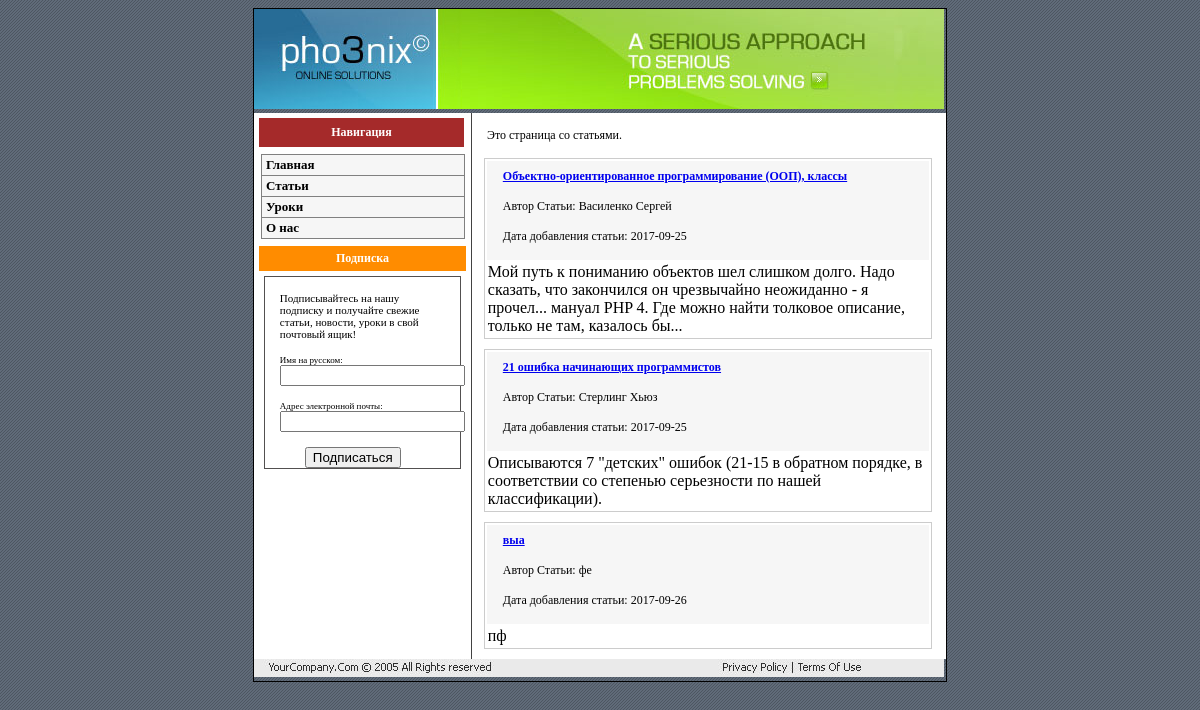
The app's page /articles.php with its own data.
### tables this page shows
CREATE TABLE `settings` (
  `id` int(2) NOT NULL,
  `page` varchar(255) NOT NULL,
  `title` varchar(255) NOT NULL,
  `meta_d` varchar(255) NOT NULL,
  `meta_k` varchar(255) NOT NULL,
  `text` text NOT NULL
);

CREATE TABLE `articles` (
  `id` int(2) NOT NULL,
  `title` varchar(255) NOT NULL,
  `date` date NOT NULL,
  `author` varchar(255) NOT NULL,
  `meta_d` varchar(255) NOT NULL,
  `meta_k` varchar(255) NOT NULL,
  `description` varchar(255) NOT NULL,
  `text` text NOT NULL
);

### articles.php (the view, shortened to what this page needs)
<?php
include("blocks/db.php");
$result = mysqli_query($db,"SELECT title,meta_d,meta_k,text FROM settings WHERE page='articles'");
$myrow=mysqli_fetch_array($result);
?>
<!doctype html>
<html lang="ru">
<head>
<link href="style.css" rel="stylesheet" type="text/css">
</head>
<body>
<table width="694"  align="center" cellpadding="0" cellspacing="0" class="main_border">
      <tbody>
      <?php include ("blocks/header.php"); ?>
      <tr bgcolor="#FFFFFF">
      <td>
		<table width="690" cellpadding="0" cellspacing="0" >
		  <tbody>
			<tr >
			<?php include ("blocks/lefttd.php"); ?>
			<td valign="top">
			  <?php echo $myrow['text']?>
		      <?php
	$result = mysqli_query($db,"SELECT *  FROM articles");
	$myrow=mysqli_fetch_array($result);
	do{
	printf ("
		<table  align='center' class='lesson_table'>
		        <tbody>
		          <tr>
		            <td class='lesson_title'><p class='lesson_name'>
					<a href='view_articles.php?id=%s'>%s</a></p>
					<p>Автор Статьи: %s </p>
					<p>Дата добавления статьи: %s </p>
					</td>
		            </tr>
		          <tr>
		            <td >%s</td>
		            </tr>
		          </tbody>
		  </table>",$myrow['id'],$myrow['title'],$myrow['author'],$myrow['date'],$myrow['description']);
	}
	while ($myrow=mysqli_fetch_array($result));
	?>
             </td>
	</tr>
    </tbody>
  </table>
  </td>
	  <?php include("blocks/footer.php"); ?>
 </tbody>
 </table>
</body>
</html>

### blocks/header.php
<tr>
<td width="690" height="100"><img src="gr/header.jpg" width="690" height="100" alt=""/></td>
</tr>

### blocks/lefttd.php
<td width="182" valign="top" class="left">
		<p align="center" class="title">Навигация</p>
		<div id="coolmenu">
			<a href="index.php">Главная</a>
			<a href="articles.php">Статьи</a>
			<a href="lessons.php">Уроки</a>
			<a href="contacts.php">О нас</a>
		</div>
		<p align="center" class="title_form">Подписка <br></p>
		 <div class="form" >
			<form name="form" action="">
			 <p class="form2"> Подписывайтесь на нашу подписку и получайте свежие статьи, новости, уроки в свой почтовый ящик!
			</p>
			<p> Имя на русском:
			 <input name="name" type="text" size="20" maxlength="40"></p>
			<p> Адрес электронной почты:
			 <input type="email" name="post" size="20"></p>
			 <input type="submit" name="submit" value="Подписаться" class="submit">
			 </form>
		</div>
</td>

### blocks/footer.php
<tr>
<td><img src="gr/footer.jpg" width="690" height="18" alt=""/></td></tr>

### style.css (style rules this page uses)
.main_border { border: 1px solid #000000; }
p { font-family: Verdana; font-size: 12px; margin: 15px; }
.left { border-color: #F6F6F6; border-right: 1px solid #424242; }
body { background-image: url('gr/bg.gif'); }
.title { background-color: brown; color: white; width:88%; margin: 5px; padding: 7px;font-weight: bold; }
#coolmenu { border: 1px solid gray; border-bottom-width: 0; width: 93%; background-color: #f6f6f6; margin:7px; }
#coolmenu a { font: bold 13px Verdana; padding: 2px; padding-left: 4px; display: block; width: 100%; color: #000000; text-decoration: none; border-bottom: 1px solid gray; }
html>body #coolmenu a { width: auto; }
p.title_form { background-color:darkorange; color: #ffffff; font-weight:bold; margin:5px; padding:5px; }
.form .form2 { font-size: 11px; }
.form { border: 1px solid #525050; width: 90%; margin:auto; }
.form p { font-size: 9px; }
.submit { align: center; margin-left:40px; }
.lesson_table { border: 1px solid #cccccc; width: 95%; margin-bottom: 10px; }
.lesson_title { background-color: #F6F6F6; }
.lesson_name { margin-top: 7px; margin-bottom: 7px; font-weight: bold; }

### records on screen
settings: text "Это страница со статьями."
articles: title "Объектно-ориентированное программирование (ООП), классы", author "Василенко Сергей", date "2017-09-25", description "Мой путь к пониманию объектов шел слишком долго. Надо сказать, что закончился он чрезвычайно неожиданно - я прочел... мануал PHP 4. Где можно найти толковое описание, только не там, казалось бы..."
articles: title "21 ошибка начинающих программистов", author "Стерлинг Хьюз", date "2017-09-25", description "Описываются 7 \"детских\" ошибок (21-15 в обратном порядке, в соответствии со степенью серьезности по нашей классификации)."
articles: title "выа", author "фе", date "2017-09-26", description "пф"
